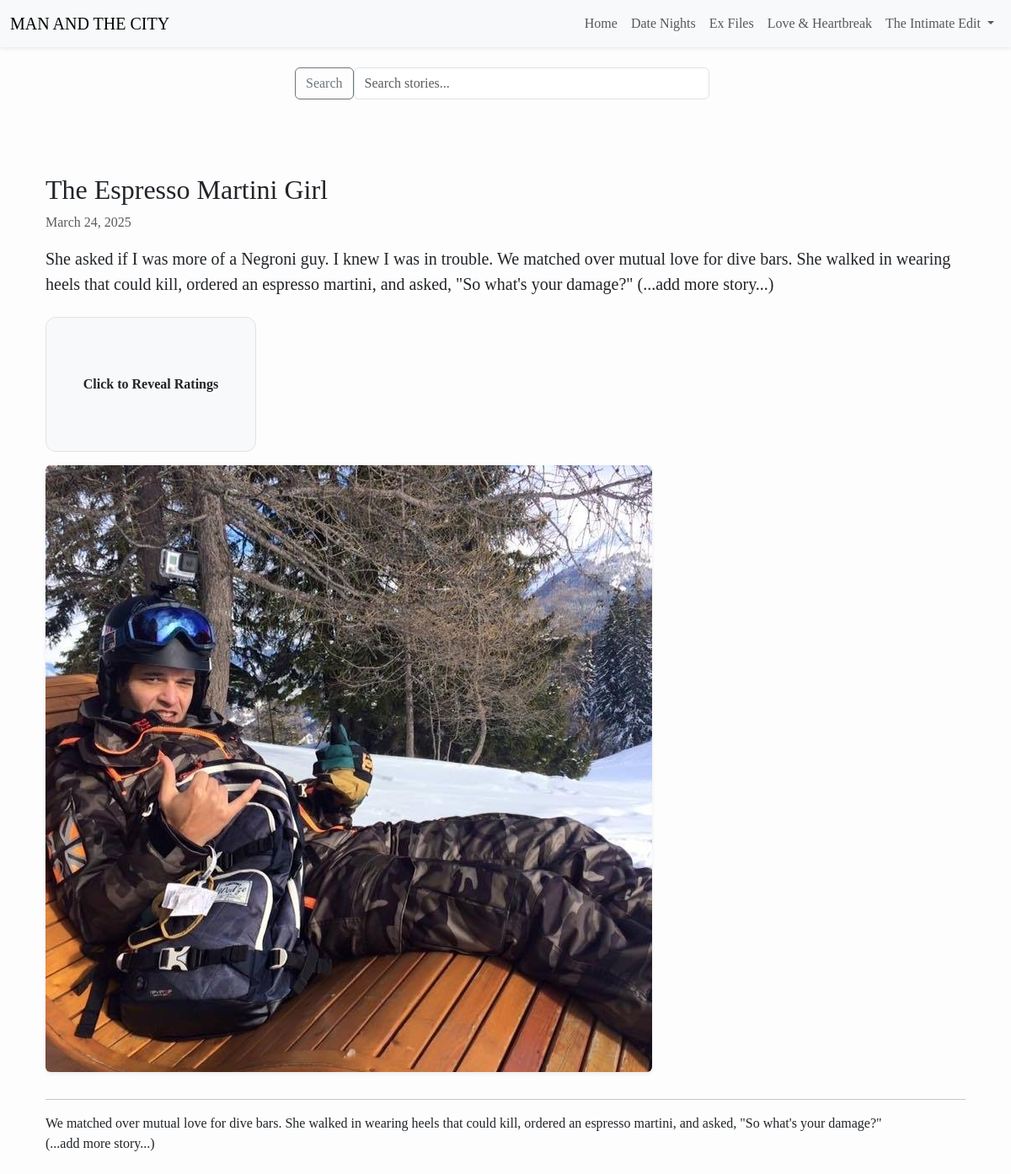
Screenshot of /post/espresso-martini-girl/ with the database file from the repository.
### posts/models.py (models this page shows, shortened)
class Post(models.Model):
    CATEGORY_CHOICES = [
        ('date', 'Date Night'),
        ('ex', 'Ex Files'),
        ('fun', 'Love & Laughs'),
        ('intimate', 'The Intimate Edit'),
    ]
    title = models.CharField(max_length=200)
    slug = models.SlugField(unique=True)
    date = models.DateTimeField(default=timezone.now)
    category = models.CharField(max_length=20, choices=CATEGORY_CHOICES)
    intro = models.TextField(blank=True)
    content = models.TextField()
    is_premium = models.BooleanField(default=False)
    image = models.ImageField(upload_to='post_images/', blank=True, null=True)
    chemistry_rating = models.IntegerField(default=0)
    banter_rating = models.IntegerField(default=0)
    looks_rating = models.IntegerField(default=0)
    vibe_rating = models.IntegerField(default=0)

### posts/views.py (the view)
# urls.py: path('<slug:slug>/', views.post_detail, name='post_detail'),
def post_detail(request, slug):
    post = get_object_or_404(Post, slug=slug)
    if post.is_premium and not request.user.is_authenticated:
        return redirect('subscribe_tease')
    return render(request, 'posts/detail.html', {'post': post})

### posts/templates/posts/detail.html (shortened to what this page needs)
{% extends 'base.html' %}
{% block content %}
<div class="container my-5">
  <div class="d-flex justify-content-between align-items-start flex-wrap">
    <div class="me-3">
      <h2>{{ post.title }}</h2>
      <p class="text-muted">{{ post.date|date:"F j, Y" }}</p>
      <p class="lead">{{ post.intro }}</p>
    </div>
    <div class="rating-card" id="ratingCard">
      <div class="card-inner">
        <div class="card-front d-flex align-items-center justify-content-center p-4 bg-light border">
          <strong>Click to Reveal Ratings</strong>
        </div>
        <div class="card-back bg-white border p-4 text-center">
          {% if request.user.is_authenticated %}
            <h5 class="mb-3">Rating Breakdown</h5>
            <ul class="list-unstyled mb-0">
              <li><strong>Chemistry:</strong> {{ post.chemistry_rating }}/5</li>
              <li><strong>Banter:</strong> {{ post.banter_rating }}/5</li>
              <li><strong>Looks:</strong> {{ post.looks_rating }}/5</li>
              <li><strong>Vibe:</strong> {{ post.vibe_rating }}/5</li>
            </ul>
          {% else %}
            <p>This rating is 🔒 for subscribers only.</p>
            <a href="{% url 'subscribe_tease' %}" class="btn btn-danger btn-sm mt-2">Subscribe to Unlock</a>
          {% endif %}
        </div>
      </div>
    </div>
  </div>
  {% if post.image %}
    <img src="{{ post.image.url }}" class="img-fluid my-3 rounded shadow-sm" alt="{{ post.title }}">
  {% endif %}
  <hr>
  <p>{{ post.content|linebreaks }}</p>
</div>
{% endblock %}

### templates/base.html (style rules this page uses)
body { font-family: 'Georgia', serif; background-color: #fdfdfd; }

### posts/templates/posts/detail.html (style rules this page uses)
.rating-card { width: 250px; height: 160px; perspective: 1000px; cursor: pointer; margin-top: 0.5rem; }
.card-inner { position: relative; width: 100%; height: 100%; text-align: center; transition: transform 0.8s; transform-style: preserve-3d; }
.card-front, .card-back { position: absolute; width: 100%; height: 100%; backface-visibility: hidden; border-radius: 12px; }
.card-back { transform: rotateY(180deg); }

### rows the page displays
Post: title "The Espresso Martini Girl", date "March 24, 2025", intro "She asked if I was more of a Negroni guy. I knew I was in trouble. We matched over mutual love for dive bars. She walked in wearing heels that could kill, ordered an espresso martini, and asked, \"So what's your damage?\" (...add more story...)", image (picture), content "We matched over mutual love for dive bars. She walked in wearing heels that could kill, ordered an espresso martini, and asked, \"So what's your damage?\" (...add more story...)"
